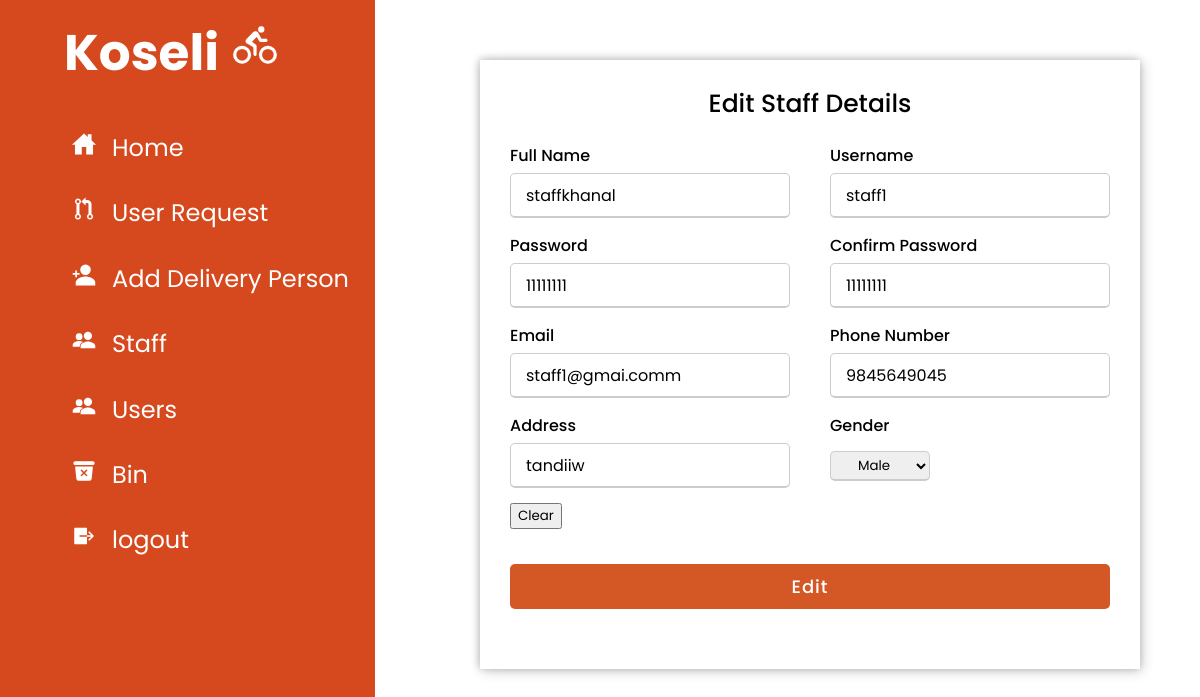
Page /admin/?r=editstaff&id=1 (signed in) on the committed database.
### tables this page shows
CREATE TABLE `staff` (
  `id` int(11) NOT NULL,
  `name` varchar(20) NOT NULL,
  `username` varchar(20) NOT NULL,
  `password` varchar(100) NOT NULL,
  `email` varchar(20) NOT NULL,
  `phone` varchar(10) NOT NULL,
  `address` varchar(25) NOT NULL,
  `gender` varchar(6) NOT NULL
);

### admin/model/dbmodel.php (called while the page is built, shortened)
<?php
function db_connect() {
    $db['host'] = "localhost";
    $db['username'] = "root";
    $db['password'] = "";
    $db['db_name'] = "koseli";
    $conn = new mysqli($db['host'], $db['username'], $db['password'], $db['db_name']);
    return $conn;
}
function editstaff($id)
{
$conn = db_connect();
$sql = "SELECT * from staff where id='$id'";
$result = $conn->query($sql);
if($result)
{
    return $result;
}
else
{
    return false;
}
}
?>

### admin/view/editstaff.php (the view, shortened to what this page needs)
<!DOCTYPE html>
<html lang="en" dir="ltr">
<head>
    <link rel="stylesheet" type="text/css">
</head>
<body>
    <div class="container">
        <div class="title">Edit Staff Details</div>
        <div class="content">
            <?php
        if($edit){
            while ($row = $edit->fetch_assoc()) {
        ?>
            <form action="<?php echo $base_url; ?>?r=editstaff&id=<?php echo $id; ?>" method="POST">
                <div class="user-details">
                    <div class="input-box">
                        <span class="details">Full Name</span>
                        <input type="text" name="name" value=<?php echo $row['name'] ?>>
                    </div>
                    <div class="input-box">
                        <span class="details">Username</span>
                        <input type="text" name="username" value=<?php echo $row['username'] ?> required>
                    </div>
                    <div class="input-box">
                        <span class="details">Password</span>
                        <input type="text" name="password" value=<?php echo $row['password'] ?> required>
                    </div>
                    <div class="input-box">
                        <span class="details">Confirm Password</span>
                        <input type="text" name="confirmpassword" value=<?php echo $row['password'] ?> required>
                    </div>
                    <div class="input-box">
                        <span class="details">Email</span>
                        <input type="email" name="email" value=<?php echo $row['email'] ?> required>
                    </div>
                    <div class="input-box">
                        <span class="details">Phone Number</span>
                        <input type="text" name="phone" value=<?php echo $row['phone'] ?> required>
                    </div>
                    <div class="input-box">
                        <span class="details">Address</span>
                        <input type="text" name="address" value=<?php echo $row['address'] ?> required>
                    </div>
                    <div class="input-box">
                        <span class="details">Gender</span>
                        <div class="gen">
                            <select name="gender" value=<?php echo $row['gender'] ?>class="gen">
                <option value="Male">Male</option>
            </select>
                        </div>
                    </div>
                    <input type="reset" value="Clear">
                </div>
                <div class="button">
                    <input type="submit" value="Edit">
                </div>
            </form>
    <?php    }} ?>
        </div>
    </div>

### admin/resources/style.css (style rules this page uses)
:root { --main-color: #d6491e; --color-dark: #1d2231; --text-color: #d6491e; }
* { margin: 0; box-sizing: border-box; list-style-type: none; text-decoration: none; font-family: 'Poppins', sans-serif; }

### admin/view/editstaff.php (style rules this page uses)
* { box-sizing: border-box; font-family: 'Poppins', sans-serif; }
body { height: 100vh; position: fixed; justify-content: center; align-items: center; padding: 60px; margin-left: 35%; }
.container { position: relative; max-width: 700px; width: 100%; background-color: #fff; padding: 25px 30px; box-shadow: 2px 2px 12px rgba(0, 0, 0, 0.2), -1px -1px 8px rgba(0, 0, 0, 0.2); }
.container .title { font-size: 25px; font-weight: 500; position: relative; text-align: center; }
.content form .user-details { display: flex; flex-wrap: wrap; justify-content: space-between; margin: 20px 0 12px 0; }
form .user-details .input-box { margin-bottom: 15px; width: calc(100% / 2 - 20px); }
form .input-box span.details { display: block; font-weight: 500; margin-bottom: 5px; }
.user-details .input-box input { height: 45px; width: 100%; outline: none; font-size: 16px; border-radius: 5px; padding-left: 15px; border: 1px solid #ccc; border-bottom-width: 2px; transition: all 0.3s ease; }
form .button { height: 45px; margin: 35px 0 }
form .button input { height: 100%; width: 100%; border-radius: 5px; border: none; color: #fff; font-size: 18px; font-weight: 500; letter-spacing: 1px; cursor: pointer; transition: all 0.3s ease; background: rgb(212, 87, 38); }
form .gen select { position: relative; top: 8px; width: 100px; height: 30px; text-align: center; border-radius: 5px; border: 1px solid #ccc; border-bottom-width: 2px; }

### rows in the picture
staff: name "staffkhanal", username "staff1", password "11111111", confirmpassword "11111111", email "staff1@gmai.comm", phone "9845649045", address "tandiiw", gender "Male"
